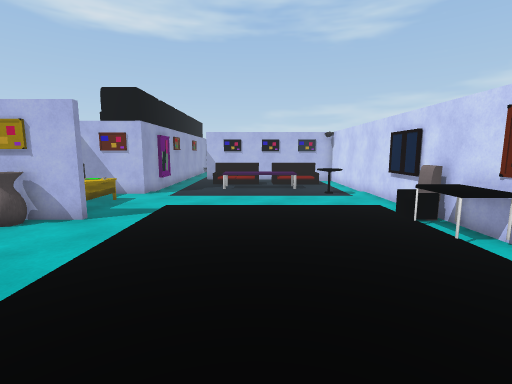
view 1 (above)

20 first-person views from a walk through a 3-D level made in the Unity game engine. The camera is 1.4 m above the floor, tilts 8° down and sees 85° across. The floor is counted in squares, 0.72 m on a side. Each view is taken from the middle of a square. On the plan, view 1 faces up. The plan holds only what a view shows up to about 16 squares ahead; the rest is blank. The place goes on beyond the plan. The player is left out. Some animated figures are not drawn. Door leaves are left out, so doorways stand open. Surface patterns are stand-ins for the level's own textures.

view 2
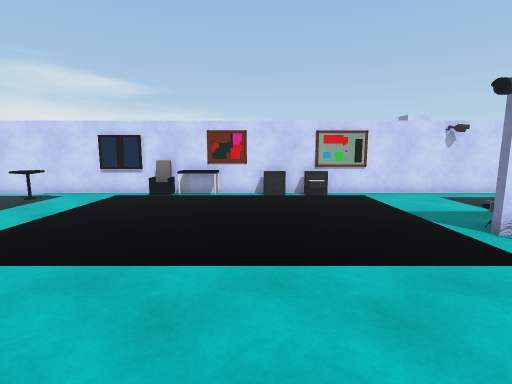

view 3
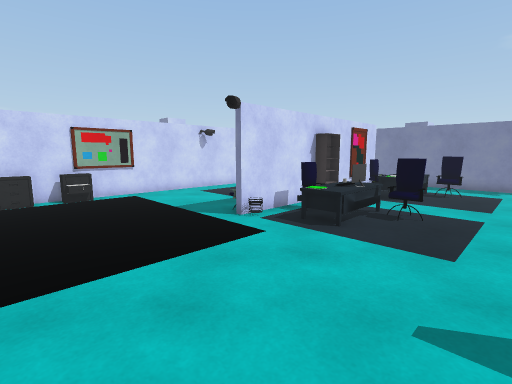

view 4
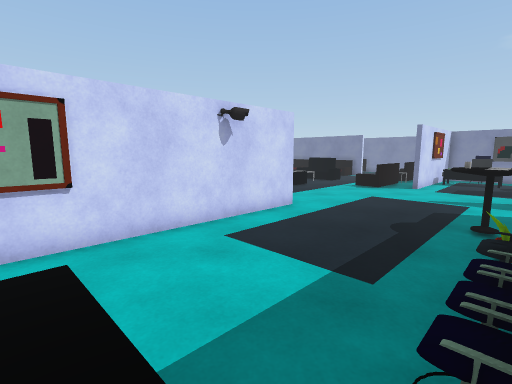

view 5
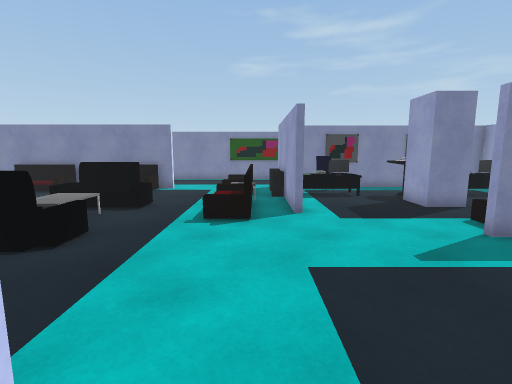

view 6
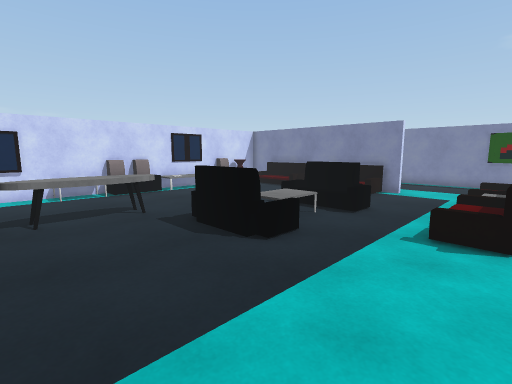

view 7
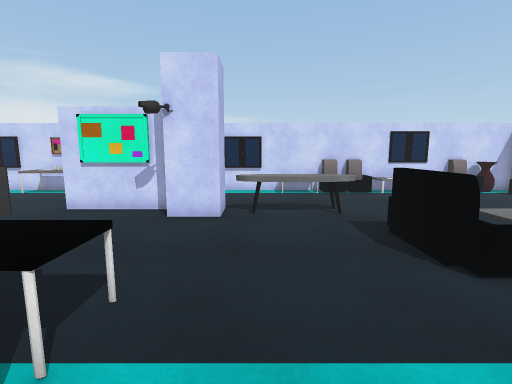

view 8
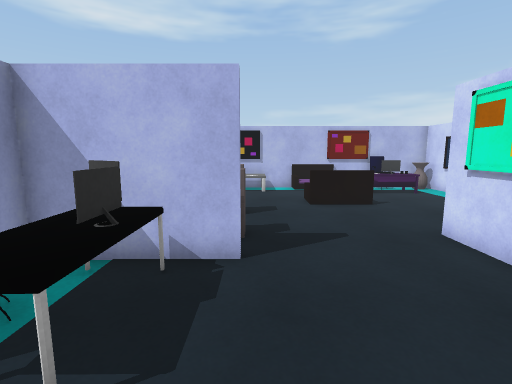

view 9
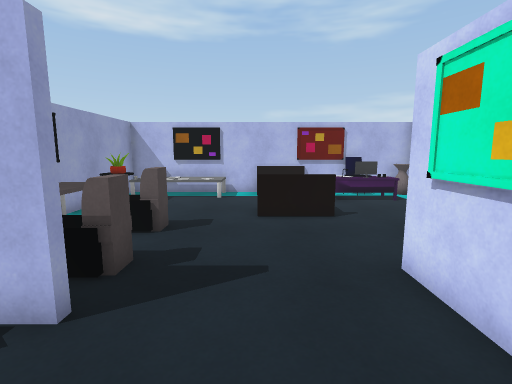

view 10
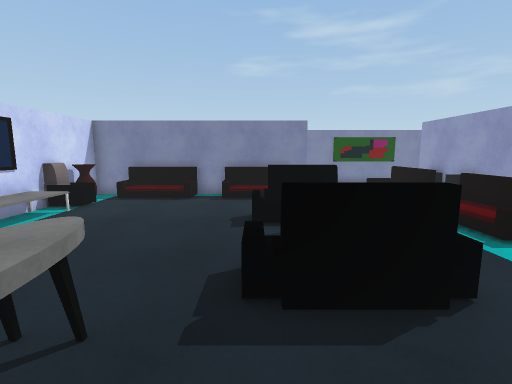

view 11
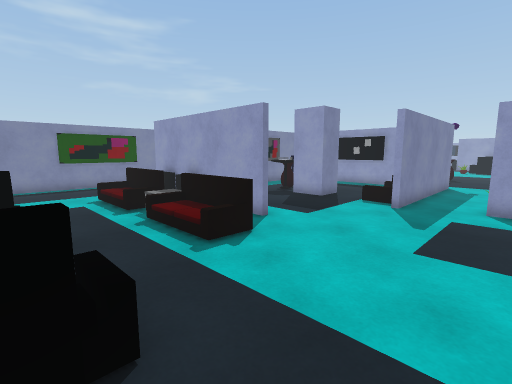

view 12
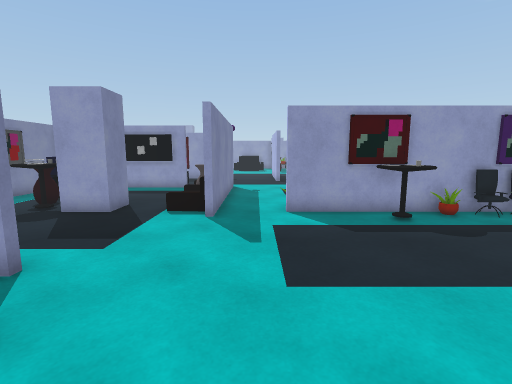

view 13
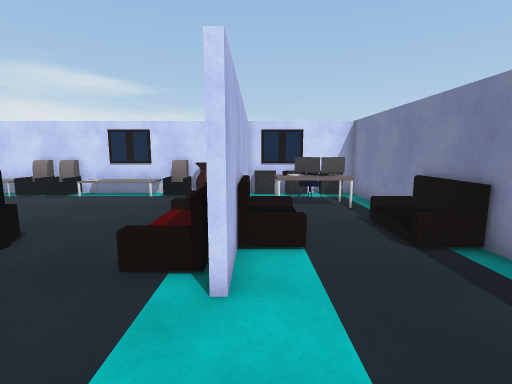

view 14
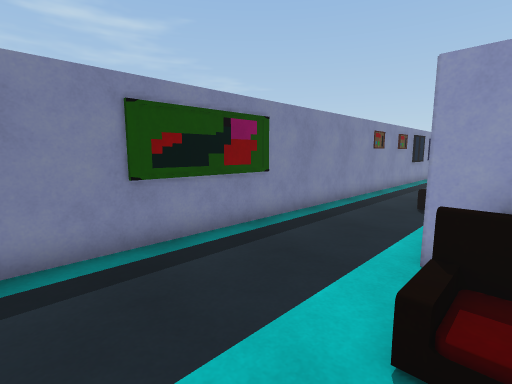

view 15
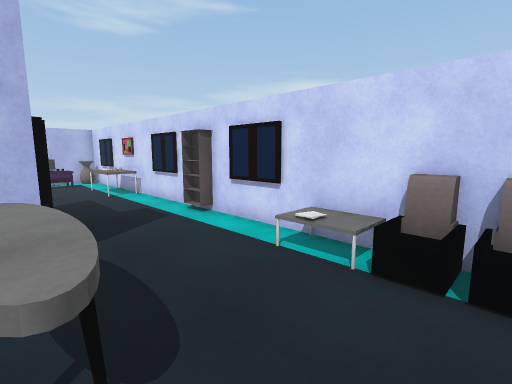

view 16
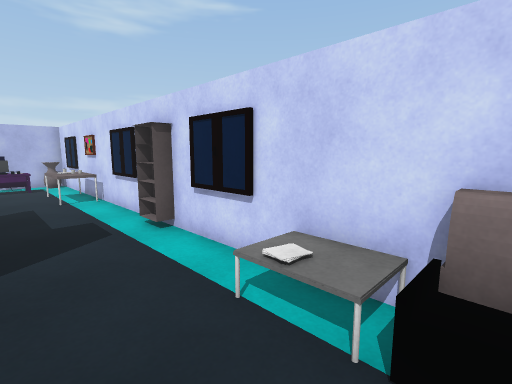

view 17
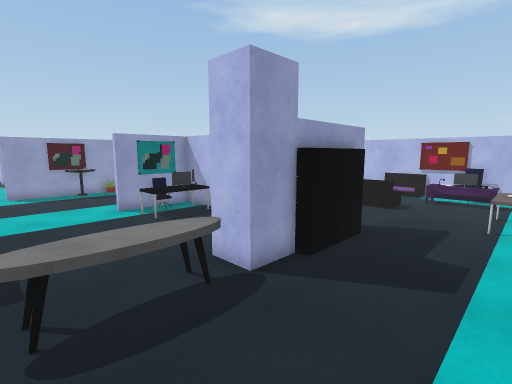

view 18
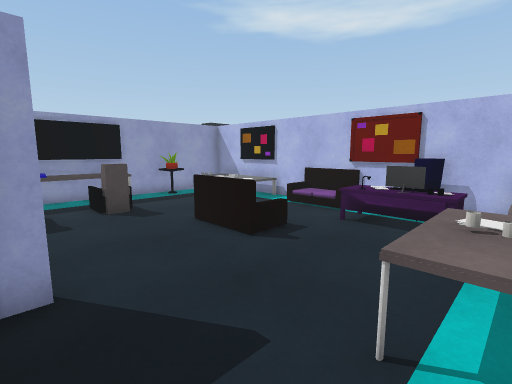

view 19
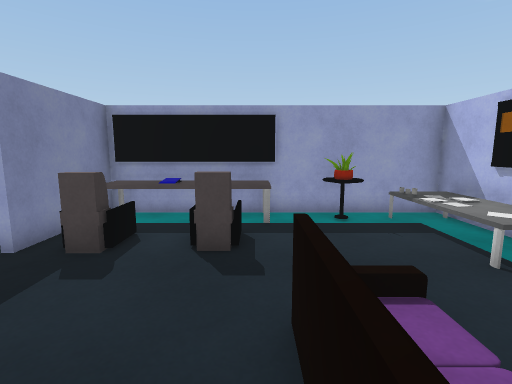

view 20
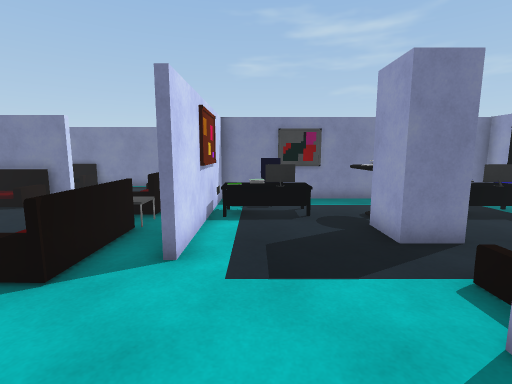

### Floor plan
Key: @ floor where view 1 was taken; # wall or solid block; x gap in a wall; . main floor; : floor 0.25 m higher than the main floor; / step, stairs or slope; = window, fence, low wall or low ledge; ^ raised ledge; T table; E desk; A vase; C chair; B bookshelf; S sofa; O other object.
Columns run from 8 left of view 1 to 20 right of it. Each row starts with its distance up from view 1.
 16    O..TTTT ...#
 15   #....TTTT...#
 14 ###........TT.#
 13  ..........TT.#
 12  EE...........#
 11   O...........#
 10   O...........#
  9    ..........O#
  8  ##..........O#
  7  A...........T#
  6   ...........T#######S#######
  5   ............#OOOO..OO..CEA#
  4 . ............#TTTT....E  ..#
  3   ...........O#T............#
  2  .............#T............#
  1 .............O#......SO...TT#
  0 ........@.....TT..........TT#
 -1 ..............TT.O........TT#
 -2 .......C......TT............#
 -3 ....OO.C......TT.O..........#
 -4 .... C.TC.....TT.O.....#....#
 -5 ..CC C.#......####.....B....#
 -6 ..... BC......#.T......B....#
 -7 ..... BO.....C#O ......B...B#
 -8 ....E  TT.....#.O.....##....#
 -9  ...   TT.............x.....#
-10  ... CO#..............T.....#
-11  .CC   #..............TT.../#
-12 ...... #..............T..../T
-13 ......................T..../#
-14 ####.###.........O  /......O#
-15     S  ...........  .......O#
-16    O  O......S/.../ ........#
-17 #...........#S:...//.......O#
-18 #.....##....#S:..OOOO......O#
-19  ..... #....#S/...OO.......OT
-20   ....TT....#//............O#
-21  EOOEAATE  T^S/............A#
-22 TOOOE....CCT#S ....OOO.OOO.A#
-23 #.O......CC=^S ...##SS##SS###
-24  ###TOO#####xS/.....SS.    ##
-25        .............OO  TO =#
-26      ...................TOC^#
-27 ........................TO..#
-28 ....................O  ....^#
-29 O####################S#######

Where each view was taken, in squares from view 1:
view 1: 0 up, 0 right, facing up
view 2: 4 up, 8 left, facing right
view 3: 4 up, 8 left, facing down-right
view 4: 0 up, 1 left, facing down-right
view 5: 8 down, 5 right, facing down
view 6: 9 down, 5 right, facing down-right
view 7: 10 down, 5 right, facing right
view 8: 10 down, 10 right, facing up
view 9: 8 down, 12 right, facing up
view 10: 10 down, 12 right, facing down
view 11: 11 down, 10 right, facing down-left
view 12: 13 down, 8 right, facing left
view 13: 24 down, 6 right, facing right
view 14: 23 down, 9 right, facing down-left
view 15: 15 down, 14 right, facing up-right
view 16: 14 down, 16 right, facing up-right
view 17: 13 down, 19 right, facing up-left
view 18: 4 down, 19 right, facing up-left
view 19: 0 up, 15 right, facing left
view 20: 12 down, 2 right, facing down
